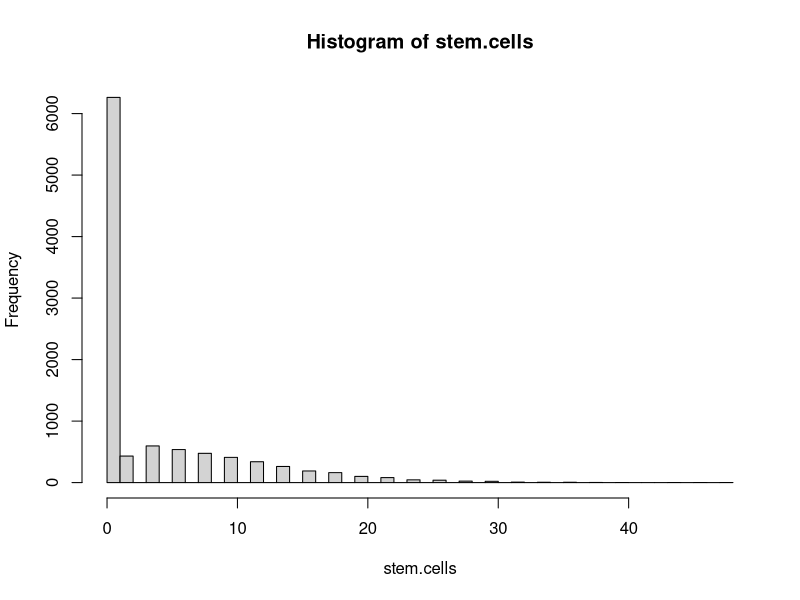

Here is the R script that generated this plot:
#R Program to Monte Carlo stem cell proliferation model
stem.cells <- c(0)
n.trials <- 10000
n.gens <- 7
p.div <- 0.6
for (i.trial in 1:n.trials) {   # Loop over Monte Carlo Trials  
  n.stem.curr <- 1
  n.stem.next <- 0
  for (i.gen in 1:n.gens) {     # Loop over generations
  	for (i.cell in 1:n.stem.curr) {
      	if (p.div > runif(1)) {
	         n.stem.next <- n.stem.next+2
       }
     } 
    n.stem.curr <- n.stem.next
    n.stem.next <- 0
    if (n.stem.curr==0) {
      break
    }
  }
  stem.cells[i.trial] <- n.stem.curr
}
hist(stem.cells, breaks=50)
output<-sprintf("Mean # cells at %3d gens=%7.2f\n",n.gens, mean(stem.cells))
cat(output)
